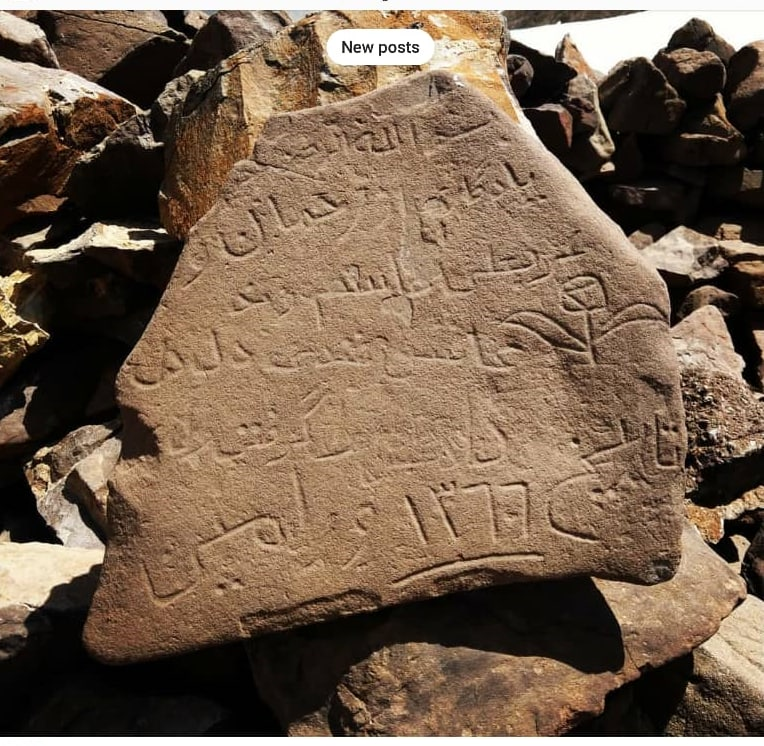
%> input picture 6/stone.jpeg, 764 x 746 px
$ octave Morfological_Dilation_and_Erosion.m   (GNU Octave 9; MATLAB toolbox functions it lacks are replaced by stand-ins)
%> lines starting %> are read from the running program, lines starting %| are printed output that depends on the picture; in (x1, y1, x2, y2) boxes, pixels count from 0 and x2, y2 are one past the last pixel; in counts of white or black regions, pixels touching at a corner belong together; the program's own positions count from 1
close all;
clear all;
f = imread('stone.jpeg');
%> f is the input picture: size 746x764x3 uint8; mean R, G, B 118.1, 97, 77.9
f_gray = rgb2gray(f);
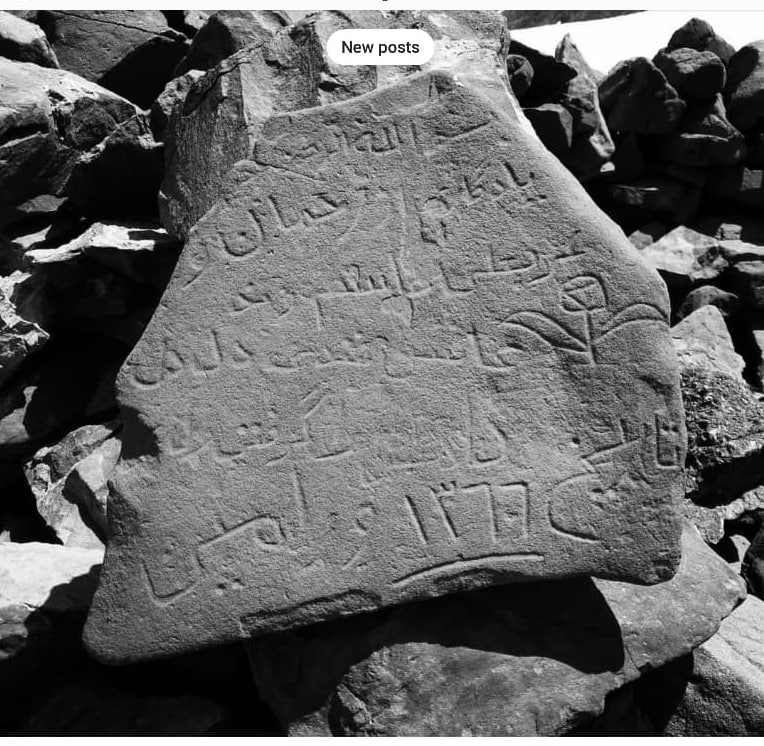
%> f_gray: size 746x764 uint8; min 0, max 255, mean 101.2
f_double = im2double(f_gray);

p = imread('b.png');
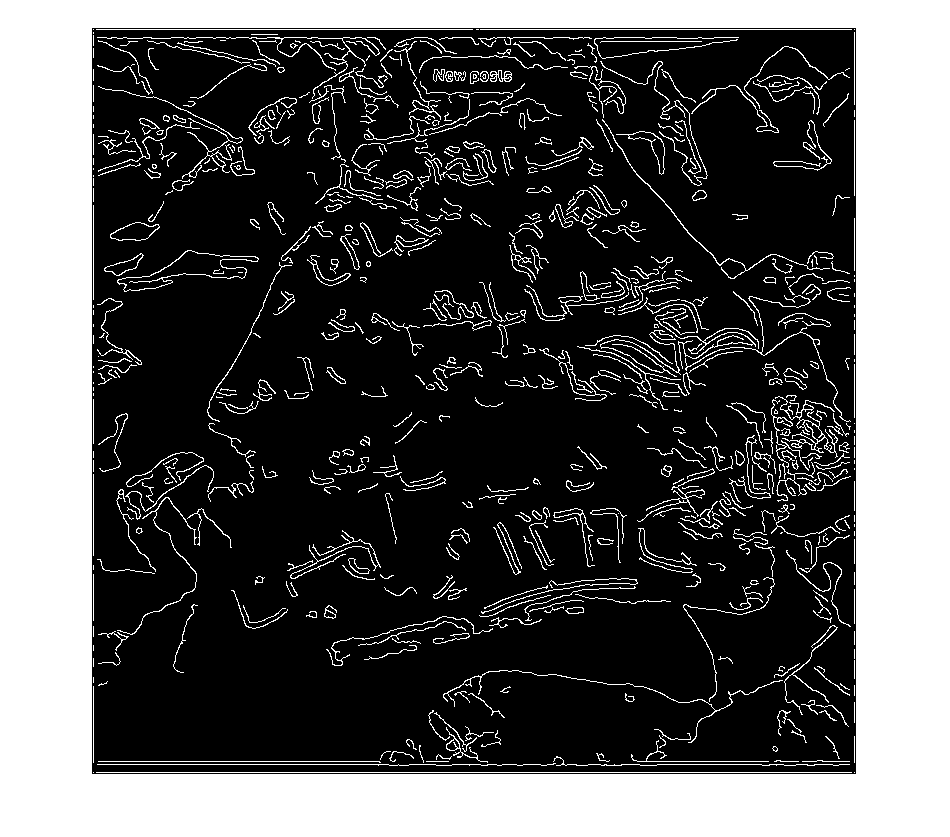
%> input picture 6/b.png, 950 x 837 px
%> p is the input picture: size 837x950x3 uint8; 33.3% white; 640 white regions (161 under 20 px), largest, box (x1, y1, x2, y2) and area: (0, 0, 950, 837) 225206, (96, 772, 852, 773) 756, (97, 37, 380, 99) 633


se = strel('disk', 2);


sobelVertical = ...
    [-1 -2 -1;
      0  0  0;
      1  2  1];
sobelHorizontal = ...
    [-1  0  1;
     -2  0  2;
     -1  0  1];
fx = imfilter(f_double, sobelVertical);
fy = imfilter(f_double, sobelHorizontal);
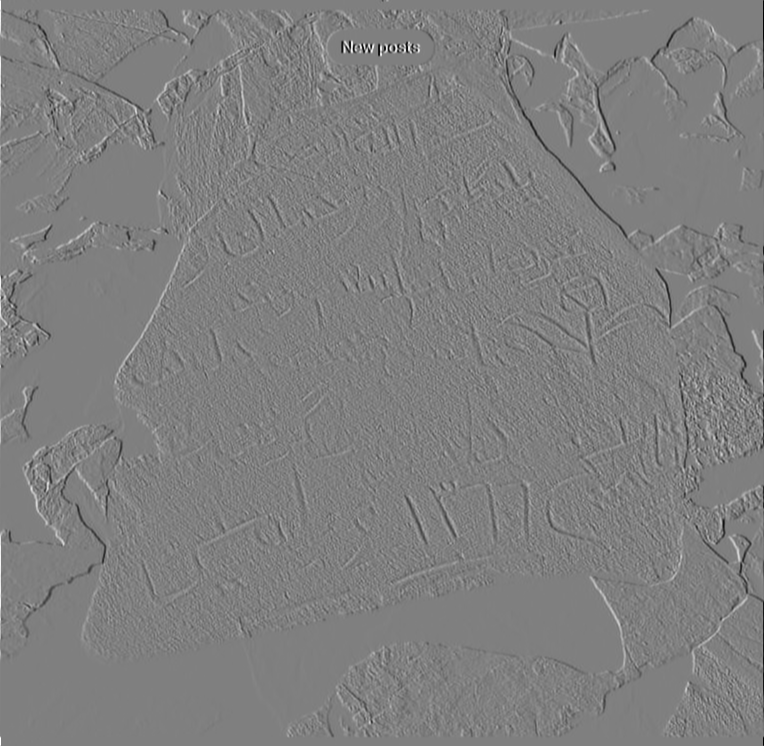
%> fy: size 746x764 double; min -4, max 4, mean 0.000283; drawn with min black and max white
fNormOfGradient = (fx .^ 2 + fy .^ 2) .^ 0.5;
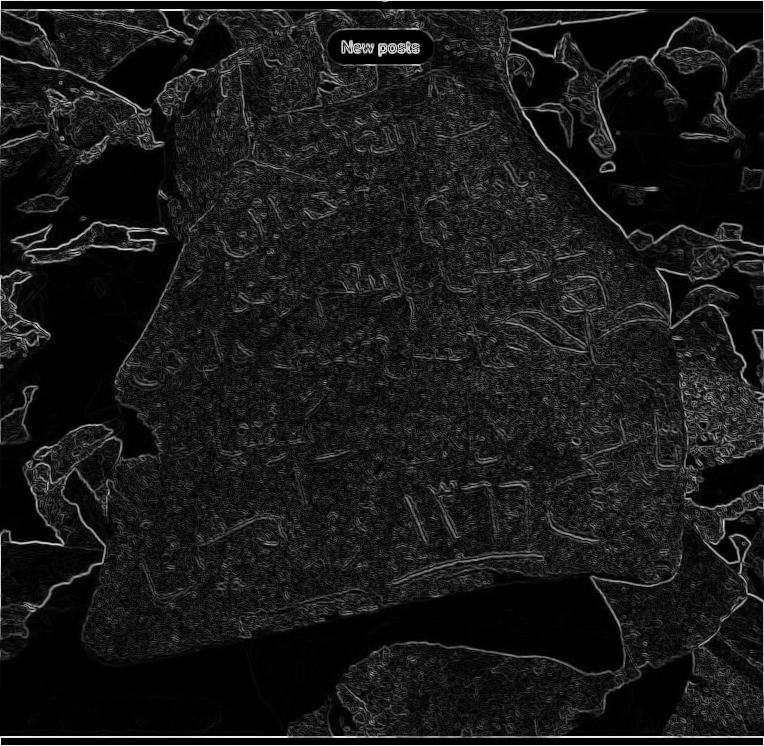
%> fNormOfGradient: size 746x764 double; min 0, max 4.24, mean 0.411; drawn with min black and max white


% [19 lines of commented-out code are left out]


 f1 = imdilate(fNormOfGradient,se);
  f2 = imdilate(f1,se);
  f3 = imdilate(f2,se);
  f4 = imdilate(f3,se);
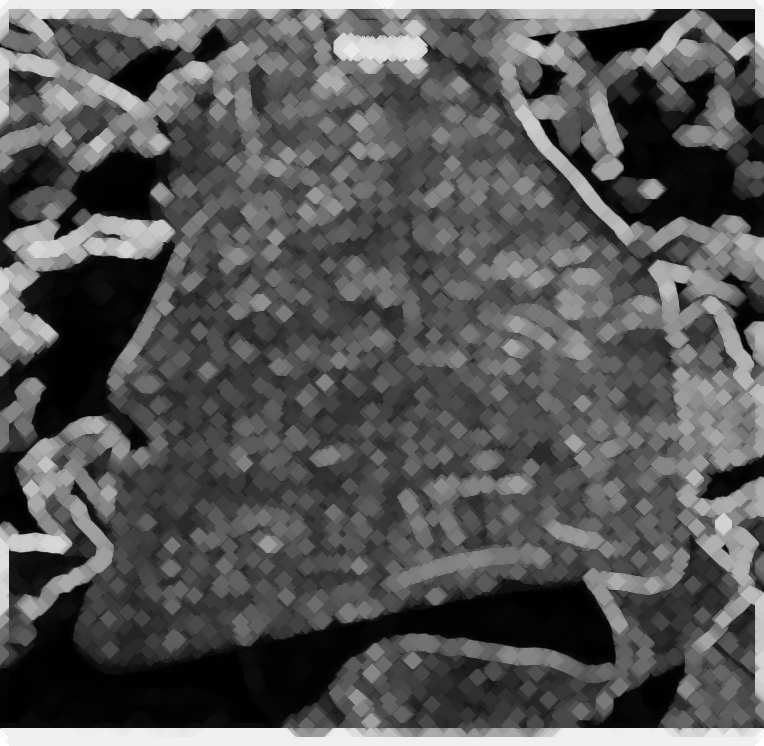
%> f4: size 746x764 double; min 0, max 4.24, mean 1.45; drawn with min black and max white
  f5 = imdilate(f4,se);
  f6 = imdilate(f5,se);
  f7 = imdilate(f6,se);
  f8 = imdilate(f7,se);
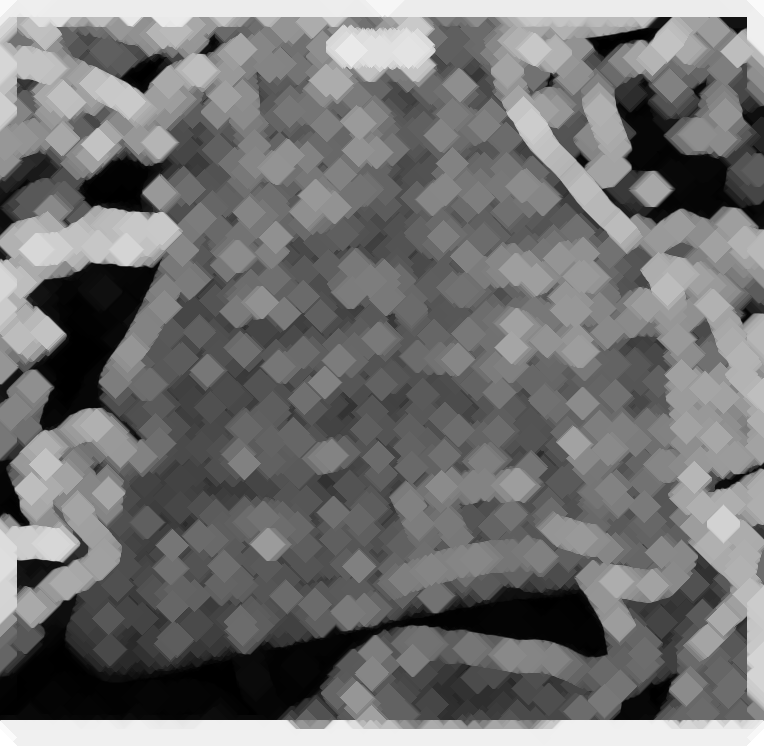
%> f8: size 746x764 double; min 0.0157, max 4.24, mean 1.92; drawn with min black and max white
  f9 = imopen(f8,se);
  f10 = imopen(f9,se);


a = imdilate(fNormOfGradient, se);
a2 = imdilate(a, se);


b = imerode(f6, se);
b2 = imerode(b, se);


figure(1);
subplot(2,2,1); imshow(f_gray);
subplot(2,2,2); imshow(fNormOfGradient);
subplot(2,2,3); imshow(b2);
subplot(2,2,4); imshow(imclose(p, se));
%> after `imshow(imclose(p, se))`:
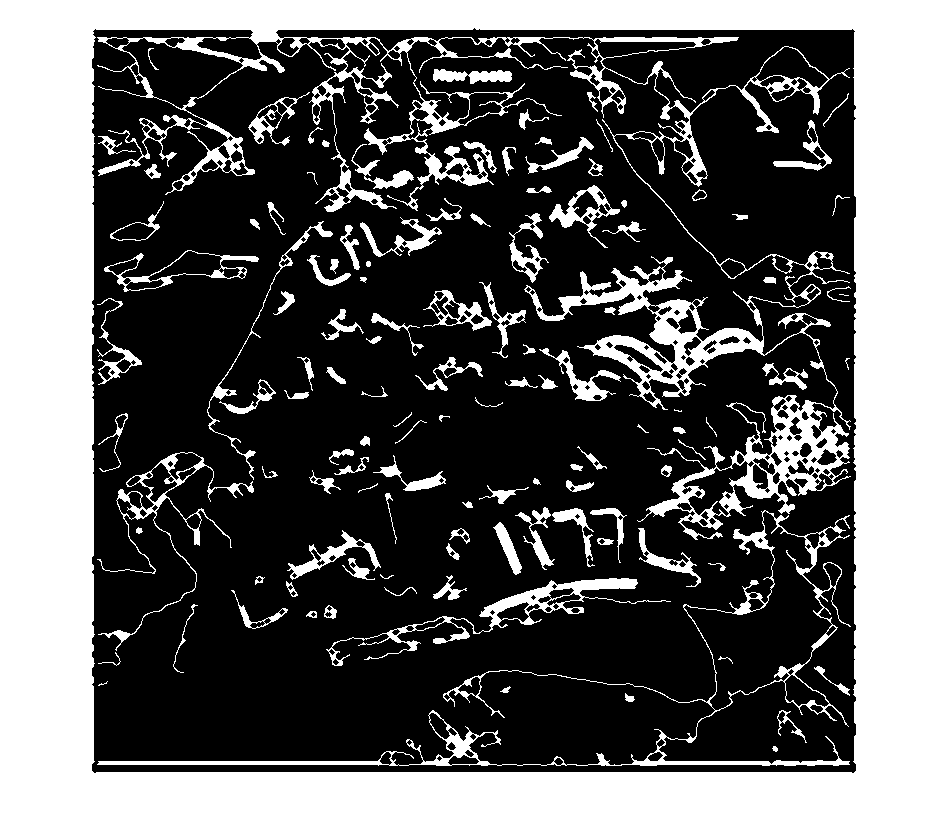
%> displayed picture: size 837x950x3, on the screen's scale of 0 to 255; 37.7% white; 121 white regions (4 under 20 px), largest, box (x1, y1, x2, y2) and area: (0, 0, 950, 837) 262488, (97, 510, 851, 766) 7140, (326, 578, 671, 666) 3168
